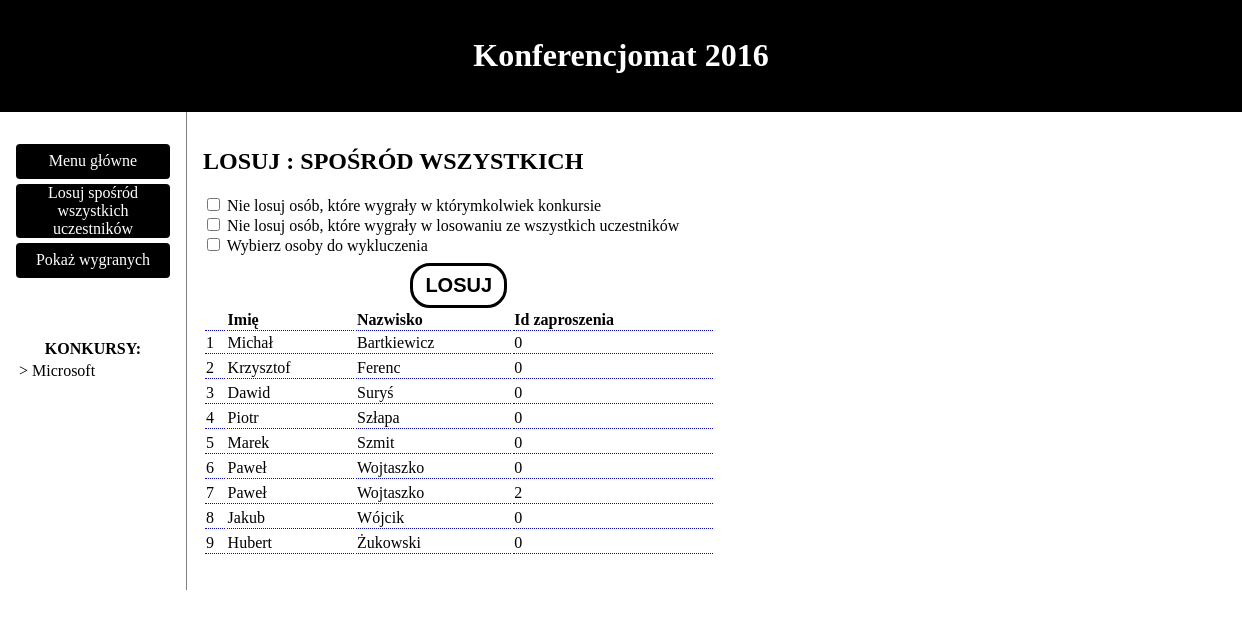
Screenshot of /konferencjomat/site/index.php?wszyscy=1 with the database file from the repository.
### tables this page shows
CREATE TABLE `konkursy` (
  `id` int(11) NOT NULL,
  `nazwa` text NOT NULL
);

CREATE TABLE `uczestnicy` (
  `id` int(11) NOT NULL,
  `Imie` text NOT NULL,
  `Nazwisko` text NOT NULL,
  `unikalnyidentyfikator` int(11) NOT NULL
);

### konferencjomat/functions.php (the view, shortened to what this page needs)
<?php
function wszystkiekonkursy($conn){
    $query = "SELECT * FROM konkursy";
    $result = $conn->query($query);
    echo '<table class="tabelanav">';
    echo '<thead><tr><th>KONKURSY:</th></tr></thead>';
    foreach($result as $row){
            echo '<tr><td><div id="listakonk"><a href="index.php?nazwakonkursu='.$row["nazwa"].'">&gt; '.$row["nazwa"].'</a></div></td><tr>';
    }
    echo '</table>';
}
    echo '<form method="post" action="index.php?nazwakonkursu='.$nazwa.'">';?>
<?php
function pokazwszystkich($conn){
    $query = "SELECT * FROM uczestnicy ORDER BY `Nazwisko` ASC";
    $result = $conn->query($query);
    echo '<table id="wyklucz" class="tabelaadmin">';
    echo '<thead><tr><th></th><th>Imię</th><th>Nazwisko</th><th>Id zaproszenia</th><th>Wyklucz</th></tr></thead>';
    $i=0;
    foreach($result as $row){
        $i++;
            echo '<tr><td>'.$i.'</td><td>'.$row["Imie"].'</td><td> '.$row["Nazwisko"].'</td><td>'.$row["unikalnyidentyfikator"].'</td><td><input type="checkbox" name="wykluczeni[]" value="'.$row["id"].'"></td><tr>';
    }
    echo '</table>';
}
    echo '<br><br>';?>

### konferencjomat/site/index.php (shortened to what this page needs)
<!DOCTYPE html>
<html>
<?php
include '../database.php';
require "../functions.php";
?>
    <head>
    </head>
<?php include "header.php";
 include "nav.php";
echo '<body>';
if(isset($_GET["wygrani"]) && $_GET["wygrani"]==1){
    include "wylosowani.php";
}else
if((isset($_GET["nazwakonkursu"]) && $_GET["nazwakonkursu"]!="") || (isset($_POST["nazwakonkursu"]) && $_POST["nazwakonkursu"]!="")){
    include 'losuj.php';
}else
if((isset($_GET["wszyscy"]) && $_GET["wszyscy"]==1) || (isset($_POST["wszyscy"]) && $_POST["wszyscy"]==1)){
    include 'losuj.php';
}else
{
 include 'content.php';
}
echo '</body>';
    ?>
</html>

### konferencjomat/site/header.php (shortened to what this page needs)
<header>
   <h1>Konferencjomat 2016</h1>
    <link rel="stylesheet" type="text/css" href="../css/style.css" />
</header>

### konferencjomat/site/nav.php
<nav>
  <ul>
      <li><div><a href="../">Menu główne</a></div></li>
      <li><div><a href="index.php?wszyscy=1">Losuj spośród wszystkich uczestników</a></div></li>
      <li><div><a href="index.php?wygrani=1">Pokaż wygranych</a></div></li>
      <br><br><br>
    <?php echo wszystkiekonkursy($conn) ?>
  </ul>
</nav>

### konferencjomat/site/losuj.php (shortened to what this page needs)
<article>
    <?php if(isset($_GET["nazwakonkursu"]) || isset($_POST["nazwakonkursu"])){
    if(isset($_GET["nazwakonkursu"])){ ?>
    <h1>LOSUJ : <?php echo $_GET["nazwakonkursu"] ?></h1>
    <?php   }else{ ?>
    <h1>LOSUJ : <?php echo $_POST["nazwakonkursu"] ?></h1>
    <?php }
    if(isset($_POST["losuj"]) && $_POST["losuj"]==1){
        $wykl[]="";
        if(isset($_POST["metoda1"]))
        {
            $query = "SELECT a.id FROM `uczestnicy` a LEFT JOIN wygrane b ON a.id=b.`id_uczestnika` LEFT JOIN konkursy c ON c.id=b.id_konkursu  WHERE b.id_uczestnika!=0 ORDER BY c.nazwa ASC";
            $result = $conn ->query($query);
            foreach($result as $row){
                $wykl[$row["id"]]=$row["id"];
            }
        }
        if(isset($_POST["metoda2"])){
            $query = "SELECT `id_uczestnika` FROM wygrane WHERE id_konkursu=(SELECT id FROM konkursy WHERE nazwa = '".$_POST["nazwakonkursu"]."')";
            $result = $conn ->query($query);
            foreach($result as $row){
                $wykl[$row["id_uczestnika"]]= $row["id_uczestnika"];
            }
        }
        if(isset($_POST["metoda3"])){
            if(isset($_POST["wykluczeni"])){
            foreach($_POST["wykluczeni"] as $row){
            $wykl[$row]=$row;
            }
        }}
?>
    <?php
        echo losuj($conn,$_POST["nazwakonkursu"],$wykl);
    }else
    {
    echo '<form method="POST" action="index.php">';
    echo '<input type="hidden" name="nazwakonkursu" value="'.$_GET["nazwakonkursu"].'">';
    echo '<input type="hidden" name="losuj" value="1">';
    ?>
     <input type="checkbox" name="metoda1" id="m" > <label style="cursor:pointer" for="m">Nie losuj osób, które wygrały w którymkolwiek konkursie</label><br>
     <input type="checkbox" name="metoda2" id="m1" > <label style="cursor:pointer" for="m1">Nie losuj osób, które wygrały w tym konkursie</label>
     <br>
     <input type="checkbox" name="metoda3" id="m2" > <label style="cursor:pointer" for="m2">Wybierz osoby do wykluczenia</label><br>
    <?php
        echo '<div class="losujj"> <input type="submit" value="LOSUJ"></div>';
        echo pokaz($conn,$_GET["nazwakonkursu"]);
        echo '</form>';
    }
}else if((isset($_GET["wszyscy"]) && $_GET["wszyscy"]==1) || (isset($_POST["wszyscy"]) && $_POST["wszyscy"]==1)){
    echo '<h1>LOSUJ : SPOŚRÓD WSZYSTKICH</h1>';
    if((isset($_GET["losuj"]) && $_GET["losuj"]==1) || (isset($_POST["losuj"]) && $_POST["losuj"]==1)){
        $wykl[]="";
        if(isset($_POST["metoda1"]))
        {
            $query = "SELECT a.id FROM `uczestnicy` a LEFT JOIN wygrane b ON a.id=b.`id_uczestnika` LEFT JOIN konkursy c ON c.id=b.id_konkursu  WHERE b.id_uczestnika!=0 ORDER BY c.nazwa ASC";
            $result = $conn ->query($query);
            foreach($result as $row){
                $wykl[$row["id"]]=$row["id"];
            }
        }
        if(isset($_POST["metoda2"])){
        $query = "SELECT `id_uczestnika` FROM wygrane WHERE id_konkursu=0";
            $result = $conn ->query($query);
            foreach($result as $row){
                $wykl[$row["id_uczestnika"]]= $row["id_uczestnika"];
            }
        }
        if(isset($_POST["metoda3"])){
            if(isset($_POST["wykluczeni"])){
            foreach($_POST["wykluczeni"] as $row){
            $wykl[$row]=$row;
            }
        }}
        ?>
    <?php
        echo losujwszyscy($conn, $wykl);
    }
    else
    {
    echo '<form method="POST" action="index.php">';
    echo '<input type="checkbox" name="metoda1" id="m"> <label style="cursor:pointer" for="m">Nie losuj osób, które wygrały w którymkolwiek konkursie</label><br>
     <input type="checkbox" name="metoda2" id="m1" > <label style="cursor:pointer" for="m1">Nie losuj osób, które wygrały w losowaniu ze wszystkich uczestników</label>
     <br>
     <input type="checkbox" name="metoda3" id="m2"> <label style="cursor:pointer" for="m2">Wybierz osoby do wykluczenia</label><br>';
        echo '<div class="losujj"> <input type="submit" value="LOSUJ"></div>';
    echo pokazwszystkich($conn);
    }
    echo '</form>';
}
    ?>
</article>

### konferencjomat/css/style.css (style rules this page uses)
a, a:hover { color: black; text-decoration: none; cursor: pointer; }
html { font-family: Impact; position: relative; min-height: 100%; }
body { margin: 0 0 100px; }
header, footer { padding: 1em; color: white; background-color: black; clear: left; text-align: center; }
nav { float: left; max-width: 160px; margin: 0; padding: 1em; }
nav ul { list-style-type: none; padding: 0; }
nav ul a { text-decoration: none; }
article { margin-left: 170px; border-left: 1px solid gray; padding: 1em; overflow: hidden; }
.tabelaadmin { width:50%; }
.tabelaadmin tr td, .tabelanav tr td, .tabelawygrani tr td { text-align: left; }
.tabelanav, .tabelawygrani { width:100%; }
.tabelaadmin td, .tabelaadmin th, .tabelawygrani td, .tabelawygrani th { border-bottom: 1px dotted blue; text-align: left; }
nav li { width: 154px; }
nav li div { height: 35px; background: black; margin-bottom: 5px; display: table; width: 100%; border-left: 0px solid grey; border-radius: 4px; }
nav li div a { color: white; display: table-cell; vertical-align: middle; text-align: center; }
input[type=button], input[type=submit] { background: white; border: 1px solid black; cursor:pointer; height: 25px; transition: background 1s; }
#listakonk a { font-weight: 100; color: black; transition: color 0.5s; }
.losujj input { width: 97px; font-weight: bold; border: 3px solid black; padding-left: 5px; padding-right: 5px; background: white; border-radius: 20px; transition: background 1s; height: 45px; font-size: 20px; }
.losujj { width: 50%; text-align: center; font-size: 40px; }

### rows the page displays
konkursy: nazwa "Microsoft"
uczestnicy: Imie "Michał", Nazwisko "Bartkiewicz", unikalnyidentyfikator "0"
uczestnicy: Imie "Krzysztof", Nazwisko "Ferenc", unikalnyidentyfikator "0"
uczestnicy: Imie "Dawid", Nazwisko "Suryś", unikalnyidentyfikator "0"
uczestnicy: Imie "Piotr", Nazwisko "Szłapa", unikalnyidentyfikator "0"
uczestnicy: Imie "Marek", Nazwisko "Szmit", unikalnyidentyfikator "0"
uczestnicy: Imie "Paweł", Nazwisko "Wojtaszko", unikalnyidentyfikator "0"
uczestnicy: Imie "Paweł", Nazwisko "Wojtaszko", unikalnyidentyfikator "2"
uczestnicy: Imie "Jakub", Nazwisko "Wójcik", unikalnyidentyfikator "0"
uczestnicy: Imie "Hubert", Nazwisko "Żukowski", unikalnyidentyfikator "0"
